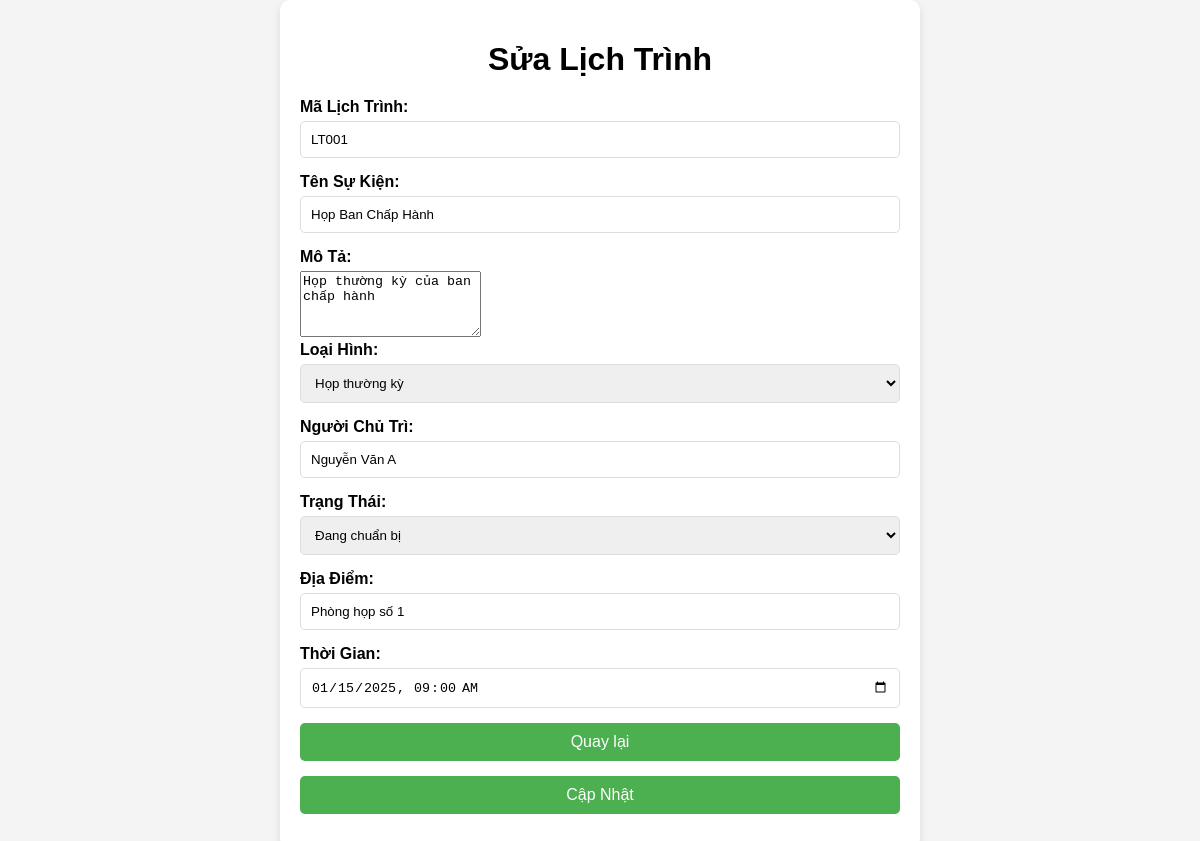
The page /admin/ChucNang/form_add_edit_lich_trinh.php?maLichTrinh=LT001 on the database its author committed.
### tables this page shows
CREATE TABLE `lichtrinh` (
  `maLichTrinh` varchar(50) NOT NULL,
  `tenSuKien` varchar(255) NOT NULL,
  `moTa` text NOT NULL,
  `loaiHinh` varchar(100) NOT NULL,
  `nguoiChuTri` varchar(255) NOT NULL,
  `trangThai` varchar(50) NOT NULL,
  `diaDiem` varchar(255) NOT NULL,
  `thoiGian` datetime NOT NULL
);

### admin/ChucNang/form_add_edit_lich_trinh.php (the view, shortened to what this page needs)
<?php
require "../Config/connect_db.php";
$isEdit = isset($_GET['maLichTrinh']);
$data = [];
if ($isEdit) {
    $maLichTrinh = $_GET['maLichTrinh'];
    $sql = "SELECT * FROM lichtrinh WHERE maLichTrinh = ?";
    $stmt = $conn->prepare($sql);
    $stmt->bind_param("s", $maLichTrinh);
    $stmt->execute();
    $result = $stmt->get_result();
    $data = $result->fetch_assoc();
}
?>
<!DOCTYPE html>
<html lang="en">
<head>
</head>
<body>
    <div class="form-container">
        <h1><?php echo $isEdit ? "Sửa Lịch Trình" : "Thêm Lịch Trình"; ?></h1>
        <form method="POST">
            <label>Mã Lịch Trình:</label>
            <input type="text" name="maLichTrinh" value="<?php echo $isEdit ? $data['maLichTrinh'] : ''; ?>" <?php echo $isEdit ? 'readonly' : ''; ?> required>
            <label>Tên Sự Kiện:</label>
            <input type="text" name="tenSuKien" value="<?php echo $data['tenSuKien'] ?? ''; ?>" required>
            <label>Mô Tả:</label>
            <textarea name="moTa" rows="4" required><?php echo $data['moTa'] ?? ''; ?></textarea>
            <label>Loại Hình:</label>
            <select name="loaiHinh" required>
                <option value="Họp thường kỳ" <?php echo (isset($loaiHinh) && $loaiHinh === 'Họp thường kỳ') ? 'selected' : ''; ?>>Họp thường kỳ</option>
            </select>
            <label>Người Chủ Trì:</label>
            <input type="text" name="nguoiChuTri" value="<?php echo $data['nguoiChuTri'] ?? ''; ?>" required>
            <label>Trạng Thái:</label>
            <select name="trangThai" required>
                <option value="Đang chuẩn bị" <?php echo (isset($trangThai) && $trangThai === 'Đang chuẩn bị') ? 'selected' : ''; ?>>Đang chuẩn bị</option>
            </select>
            <label>Địa Điểm:</label>
            <input type="text" name="diaDiem" value="<?php echo $data['diaDiem'] ?? ''; ?>" required>
            <label>Thời Gian:</label>
            <input type="datetime-local" name="thoiGian" value="<?php echo isset($data['thoiGian']) ? date('Y-m-d\TH:i', strtotime($data['thoiGian'])) : ''; ?>" required>
            <button>
            <a href="../lich_trinh.php" style="text-decoration: none; color:#ffffff">
                    Quay lại
                </a>
            </button>
            <button type="submit"><?php echo $isEdit ? "Cập Nhật" : "Thêm Mới"; ?></button>
        </form>
    </div>
</body>
</html>

### admin/ChucNang/form_add_edit_lich_trinh.php (style rules this page uses)
body { font-family: Arial, sans-serif; background-color: #f4f4f4; margin: 0; padding: 0; display: flex; justify-content: center; align-items: center; min-height: 100vh; }
.form-container { width: 100%; max-width: 600px; background: #ffffff; padding: 20px; border-radius: 10px; box-shadow: 0 4px 8px rgba(0, 0, 0, 0.1); }
.form-container h1 { text-align: center; margin-bottom: 20px; }
.form-container label { display: block; font-weight: bold; margin-bottom: 5px; }
.form-container input, .form-container select, .form-container button { width: 100%; padding: 10px; margin-bottom: 15px; border: 1px solid #ddd; border-radius: 5px; box-sizing: border-box; }
.form-container button { background-color: #4CAF50; color: white; font-size: 16px; cursor: pointer; transition: background-color 0.3s ease; border: none; }

### rows shown on the page
lichtrinh: maLichTrinh "LT001", tenSuKien "Họp Ban Chấp Hành", moTa "Họp thường kỳ của ban chấp hành", nguoiChuTri "Nguyễn Văn A", diaDiem "Phòng họp số 1", thoiGian "01/15/2025 09:00"
